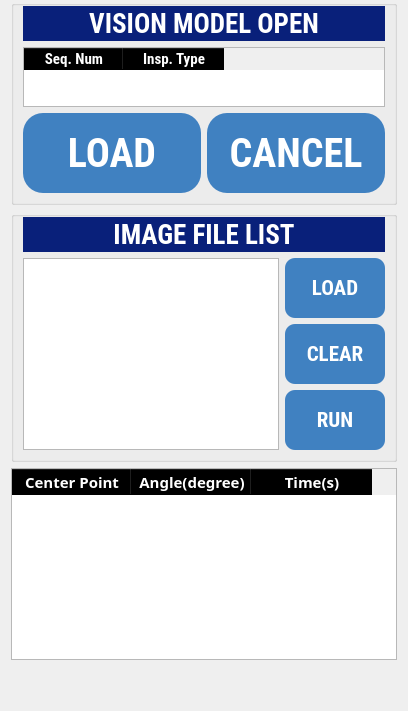
        <widget class="QWidget" name="page3">
         <layout class="QVBoxLayout" name="verticalLayout_23">
          <property name="topMargin">
           <number>0</number>
          </property>
          <item alignment="Qt::AlignVCenter">
           <widget class="QGroupBox" name="groupBox_14">
            <property name="font">
             <font>
              <family>Roboto Condensed</family>
              <pointsize>1</pointsize>
              <weight>50</weight>
              <bold>false</bold>
             </font>
            </property>
            <property name="layoutDirection">
             <enum>Qt::LeftToRight</enum>
            </property>
            <property name="styleSheet">
             <string notr="true">QGroupBox::title{
background-color: rgb(9, 32, 122);
color: rgb(255, 255, 255);
}</string>
            </property>
            <property name="title">
             <string/>
            </property>
            <property name="alignment">
             <set>Qt::AlignCenter</set>
            </property>
            <layout class="QVBoxLayout" name="verticalLayout_33">
             <property name="topMargin">
              <number>0</number>
             </property>
             <item>
              <widget class="QLabel" name="label_62">
               <property name="minimumSize">
                <size>
                 <width>0</width>
                 <height>35</height>
                </size>
               </property>
               <property name="maximumSize">
                <size>
                 <width>16777215</width>
                 <height>35</height>
                </size>
               </property>
               <property name="font">
                <font>
                 <family>Roboto Condensed</family>
                 <pointsize>20</pointsize>
                 <weight>75</weight>
                 <bold>true</bold>
                </font>
               </property>
               <property name="styleSheet">
                <string notr="true">background-color: rgb(9, 32, 122);
color: rgb(255, 255, 255);</string>
               </property>
               <property name="text">
                <string>VISION MODEL OPEN</string>
               </property>
               <property name="alignment">
                <set>Qt::AlignCenter</set>
               </property>
              </widget>
             </item>
             <item>
              <widget class="QTableWidget" name="tableWidgetAutoModuleList_2">
               <property name="minimumSize">
                <size>
                 <width>0</width>
                 <height>60</height>
                </size>
               </property>
               <property name="maximumSize">
                <size>
                 <width>400</width>
                 <height>60</height>
                </size>
               </property>
               <property name="font">
                <font>
                 <family>Roboto Condensed</family>
                 <pointsize>11</pointsize>
                </font>
               </property>
               <property name="styleSheet">
                <string notr="true">::section{
background-color: rgb(0, 0, 0);
color: rgb(255, 255, 255);
}</string>
               </property>
               <column>
                <property name="text">
                 <string>Seq. Num</string>
                </property>
                <property name="font">
                 <font>
                  <family>Roboto Condensed</family>
                  <pointsize>11</pointsize>
                  <weight>75</weight>
                  <bold>true</bold>
                 </font>
                </property>
                <property name="foreground">
                 <brush brushstyle="SolidPattern">
                  <color alpha="255">
                   <red>0</red>
                   <green>0</green>
                   <blue>0</blue>
                  </color>
                 </brush>
                </property>
               </column>
               <column>
                <property name="text">
                 <string>Insp. Type</string>
                </property>
                <property name="font">
                 <font>
                  <family>Roboto Condensed</family>
                  <pointsize>11</pointsize>
                  <weight>75</weight>
                  <bold>true</bold>
                 </font>
                </property>
               </column>
              </widget>
             </item>
             <item>
              <layout class="QHBoxLayout" name="horizontalLayout_10">
               <item>
                <widget class="QPushButton" name="manualFileLoadBtn">
                 <property name="minimumSize">
                  <size>
                   <width>100</width>
                   <height>80</height>
                  </size>
                 </property>
                 <property name="maximumSize">
                  <size>
                   <width>200</width>
                   <height>80</height>
                  </size>
                 </property>
                 <property name="font">
                  <font>
                   <family>Roboto Condensed</family>
                   <pointsize>30</pointsize>
                   <weight>75</weight>
                   <bold>true</bold>
                  </font>
                 </property>
                 <property name="styleSheet">
                  <string notr="true">color: rgb(255, 255, 255);
background-color: rgb(64, 129, 193);
border-width: 1px;
padding: 5px;
border-radius: 20px;</string>
                 </property>
                 <property name="text">
                  <string>LOAD</string>
                 </property>
                </widget>
               </item>
               <item>
                <widget class="QPushButton" name="manualFileCancelBtn">
                 <property name="minimumSize">
                  <size>
                   <width>100</width>
                   <height>80</height>
                  </size>
                 </property>
                 <property name="maximumSize">
                  <size>
                   <width>200</width>
                   <height>80</height>
                  </size>
                 </property>
                 <property name="font">
                  <font>
                   <family>Roboto Condensed</family>
                   <pointsize>30</pointsize>
                   <weight>75</weight>
                   <bold>true</bold>
                  </font>
                 </property>
                 <property name="styleSheet">
                  <string notr="true">color: rgb(255, 255, 255);
background-color: rgb(64, 129, 193);
border-width: 1px;
padding: 5px;
border-radius: 20px;</string>
                 </property>
                 <property name="text">
                  <string>CANCEL</string>
                 </property>
                </widget>
               </item>
              </layout>
             </item>
            </layout>
           </widget>
          </item>
          <item>
           <widget class="QGroupBox" name="groupBox_5">
            <property name="font">
             <font>
              <family>Roboto Condensed</family>
              <pointsize>1</pointsize>
              <weight>50</weight>
              <bold>false</bold>
             </font>
            </property>
            <property name="styleSheet">
             <string notr="true">QGroupBox::title{
background-color: rgb(9, 32, 122);
color: rgb(255, 255, 255);
}</string>
            </property>
            <property name="title">
             <string/>
            </property>
            <property name="alignment">
             <set>Qt::AlignCenter</set>
            </property>
            <layout class="QVBoxLayout" name="verticalLayout_36">
             <property name="topMargin">
              <number>0</number>
             </property>
             <item>
              <widget class="QLabel" name="label_63">
               <property name="minimumSize">
                <size>
                 <width>0</width>
                 <height>35</height>
                </size>
               </property>
               <property name="maximumSize">
                <size>
                 <width>16777215</width>
                 <height>35</height>
                </size>
               </property>
               <property name="font">
                <font>
                 <family>Roboto Condensed</family>
                 <pointsize>20</pointsize>
                 <weight>75</weight>
                 <bold>true</bold>
                </font>
               </property>
               <property name="styleSheet">
                <string notr="true">background-color: rgb(9, 32, 122);
color: rgb(255, 255, 255);</string>
               </property>
               <property name="text">
                <string>IMAGE FILE LIST</string>
               </property>
               <property name="alignment">
                <set>Qt::AlignCenter</set>
               </property>
              </widget>
             </item>
             <item>
              <layout class="QHBoxLayout" name="horizontalLayout_8">
               <item>
                <widget class="QListWidget" name="testListWidget">
                 <property name="font">
                  <font>
                   <family>Roboto Condensed</family>
                   <pointsize>14</pointsize>
                  </font>
                 </property>
                 <property name="styleSheet">
                  <string notr="true">color: rgb(0, 0, 0);</string>
                 </property>
                 <property name="selectionMode">
                  <enum>QAbstractItemView::SingleSelection</enum>
                 </property>
                </widget>
               </item>
               <item>
                <layout class="QVBoxLayout" name="verticalLayout_2">
                 <item>
                  <widget class="QPushButton" name="manualLoadBtn">
                   <property name="minimumSize">
                    <size>
                     <width>100</width>
                     <height>60</height>
                    </size>
                   </property>
                   <property name="maximumSize">
                    <size>
                     <width>100</width>
                     <height>60</height>
                    </size>
                   </property>
                   <property name="font">
                    <font>
                     <family>Roboto Condensed</family>
                     <pointsize>16</pointsize>
                     <weight>75</weight>
                     <bold>true</bold>
                    </font>
                   </property>
                   <property name="styleSheet">
                    <string notr="true">color: rgb(255, 255, 255);
background-color: rgb(64, 129, 193);
border-width: 1px;
padding: 5px;
border-radius: 10px;</string>
                   </property>
                   <property name="text">
                    <string>LOAD</string>
                   </property>
                  </widget>
                 </item>
                 <item>
                  <widget class="QPushButton" name="testFileClearBtn">
                   <property name="minimumSize">
                    <size>
                     <width>100</width>
                     <height>60</height>
                    </size>
                   </property>
                   <property name="maximumSize">
                    <size>
                     <width>100</width>
                     <height>60</height>
                    </size>
                   </property>
                   <property name="font">
                    <font>
                     <family>Roboto Condensed</family>
                     <pointsize>16</pointsize>
                     <weight>75</weight>
                     <bold>true</bold>
                    </font>
                   </property>
                   <property name="styleSheet">
                    <string notr="true">color: rgb(255, 255, 255);
background-color: rgb(64, 129, 193);
border-width: 1px;
padding: 5px;
border-radius: 10px;</string>
                   </property>
                   <property name="text">
                    <string>CLEAR</string>
                   </property>
                  </widget>
                 </item>
                 <item>
                  <widget class="QPushButton" name="testTestBtn">
                   <property name="minimumSize">
                    <size>
                     <width>100</width>
                     <height>60</height>
                    </size>
                   </property>
                   <property name="maximumSize">
                    <size>
                     <width>100</width>
                     <height>60</height>
                    </size>
                   </property>
                   <property name="font">
                    <font>
                     <family>Roboto Condensed</family>
                     <pointsize>16</pointsize>
                     <weight>75</weight>
                     <bold>true</bold>
                    </font>
                   </property>
                   <property name="styleSheet">
                    <string notr="true">color: rgb(255, 255, 255);
background-color: rgb(64, 129, 193);
border-width: 1px;
padding: 5px;
border-radius: 10px;</string>
                   </property>
                   <property name="text">
                    <string>RUN</string>
                   </property>
                  </widget>
                 </item>
                </layout>
               </item>
              </layout>
             </item>
            </layout>
           </widget>
          </item>
          <item>
           <widget class="QTableWidget" name="testResultTable">
            <property name="font">
             <font>
              <pointsize>11</pointsize>
              <weight>75</weight>
              <bold>true</bold>
             </font>
            </property>
            <property name="styleSheet">
             <string notr="true">::section{
background-color: rgb(0, 0, 0);
color: rgb(255, 255, 255);
}</string>
            </property>
            <property name="selectionMode">
             <enum>QAbstractItemView::ExtendedSelection</enum>
            </property>
            <property name="selectionBehavior">
             <enum>QAbstractItemView::SelectRows</enum>
            </property>
            <property name="rowCount">
             <number>0</number>
            </property>
            <property name="columnCount">
             <number>3</number>
            </property>
            <attribute name="horizontalHeaderDefaultSectionSize">
             <number>120</number>
            </attribute>
            <column>
             <property name="text">
              <string>Center Point</string>
             </property>
             <property name="font">
              <font>
               <family>Sans Serif</family>
               <pointsize>11</pointsize>
               <weight>75</weight>
               <bold>true</bold>
              </font>
             </property>
            </column>
            <column>
             <property name="text">
              <string>Angle(degree)</string>
             </property>
             <property name="font">
              <font>
               <family>Sans Serif</family>
               <pointsize>11</pointsize>
               <weight>75</weight>
               <bold>true</bold>
              </font>
             </property>
            </column>
            <column>
             <property name="text">
              <string>Time(s)</string>
             </property>
             <property name="font">
              <font>
               <family>Sans Serif</family>
               <pointsize>11</pointsize>
               <weight>75</weight>
               <bold>true</bold>
              </font>
             </property>
            </column>
           </widget>
          </item>
          <item>
           <spacer name="verticalSpacer_6">
            <property name="orientation">
             <enum>Qt::Vertical</enum>
            </property>
            <property name="sizeHint" stdset="0">
             <size>
              <width>20</width>
              <height>40</height>
             </size>
            </property>
           </spacer>
          </item>
         </layout>
        </widget>
